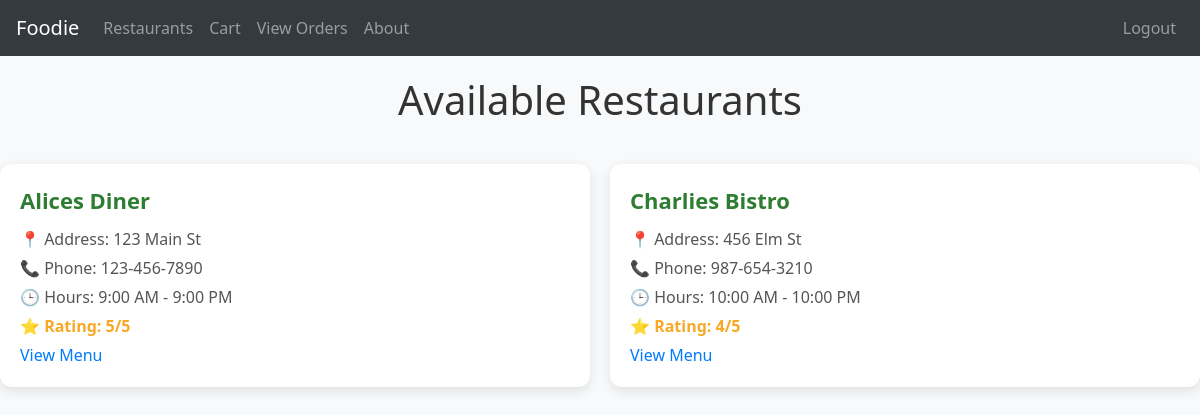
Before: /restaurants (signed in) with the older database file.
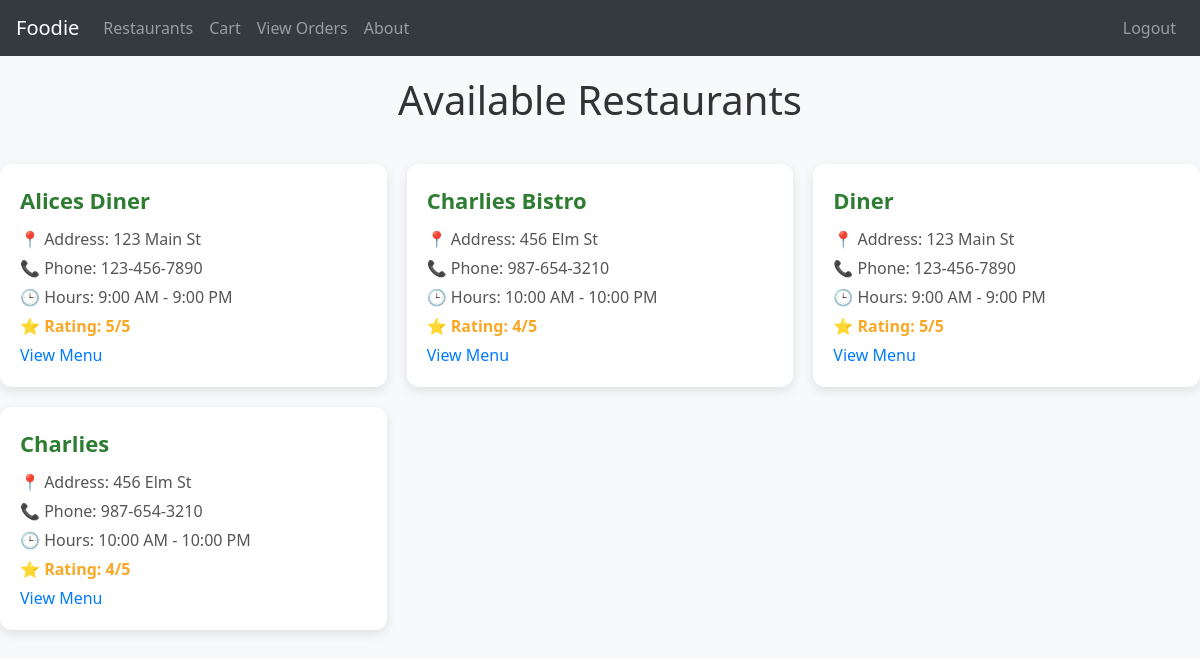
After: the same page with the newer database file.
### tables this page shows
CREATE TABLE Reviews (
    ReviewID INTEGER PRIMARY KEY AUTOINCREMENT,
    UserID INTEGER NOT NULL,
    RestaurantID INTEGER NOT NULL,
    Rating INTEGER CHECK(Rating BETWEEN 1 AND 5) NOT NULL,
    Comment TEXT,
    ReviewDate DATETIME DEFAULT CURRENT_TIMESTAMP,
    FOREIGN KEY (UserID) REFERENCES Users(UserID),
    FOREIGN KEY (RestaurantID) REFERENCES Restaurants(RestaurantID)
);

CREATE TABLE Restaurants (
    RestaurantID INTEGER PRIMARY KEY AUTOINCREMENT,
    OwnerID INTEGER NOT NULL,
    Name TEXT NOT NULL,
    Address TEXT NOT NULL,
    PhoneNumber TEXT NOT NULL,
    OpeningHours TEXT NOT NULL,
    FOREIGN KEY (OwnerID) REFERENCES Users(UserID)
);

### app.py (the view)
@app.route('/restaurants')
@login_required
def restaurants():
    restaurants = get_restaurants()
    print(restaurants)
    return render_template('restaurants.html', restaurants=restaurants)

### app.py (called while the page is built)
def login_required(f):
    @wraps(f)
    def decorated_function(*args, **kwargs):
        if 'UserID' not in session:
            return redirect(url_for('signin'))
        return f(*args, **kwargs)
    return decorated_function

### appUtils.py (called while the page is built)
def get_db_connection():
    conn = sqlite3.connect('database.db')
    conn.row_factory = sqlite3.Row  # Makes fetching results easier
    return conn

def get_restaurants():
    conn = get_db_connection()
    cursor = conn.cursor()
    cursor.execute("SELECT * FROM Restaurants JOIN Reviews ON Restaurants.RestaurantID = Reviews.RestaurantID")
    restaurants = cursor.fetchall()  # returns a list of all rows in the table
    conn.close()
    return restaurants # Return the list of restaurants

### templates/restaurants.html (shortened to what this page needs)
<!DOCTYPE html>
<html lang="en">
<head>
    <link rel="stylesheet" href="{{ url_for('static', filename='style.css') }}">
    <link rel="stylesheet" href="https://stackpath.bootstrapcdn.com/bootstrap/4.5.2/css/bootstrap.min.css">
</head>
<body>
    <nav class="navbar navbar-expand-lg navbar-dark bg-dark">
        <a class="navbar-brand" href="{{ url_for('about') }}">Foodie</a>
        <div class="collapse navbar-collapse" id="navbarNav">
            <ul class="navbar-nav mr-auto">
                {% if (session.get('Role') == 'Admin' or session.get('Role') == 'Customer') %}
                <li class="nav-item">
                    <a class="nav-link" href="{{ url_for('restaurants') }}">Restaurants</a>
                </li>
                <li class="nav-item">
                    <a class="nav-link" href="{{ url_for('cart') }}">Cart</a>
                </li>
                <li class="nav-item">
                    <a class="nav-link" href="{{ url_for('my_orders') }}">View Orders</a>
                </li>
                {% endif %}
                <li class="nav-item">
                    <a class="nav-link" href="{{ url_for('about') }}">About</a>
                </li>
            </ul>
            <ul class="navbar-nav">
                {% if session.get('UserID') %}
                <li class="nav-item">
                    <a class="nav-link" href="{{ url_for('logout') }}">Logout</a>
                </li>
                {% else %}
                <li class="nav-item">
                    <a class="nav-link" href="{{ url_for('signin') }}">Login</a>
                </li>
                {% endif %}
            </ul>
        </div>
    </nav>
    <h1>Available Restaurants</h1>
    <div class="restaurant-container">
        {% for restaurant in restaurants %}
            <div class="restaurant-card">
                <div class="restaurant-name">{{ restaurant['name'] }}</div>
                <div class="restaurant-info">📍 Address: {{ restaurant['address'] }}</div>
                <div class="restaurant-info">📞 Phone: {{ restaurant['PhoneNumber'] }}</div>
                <div class="restaurant-info">🕒 Hours: {{ restaurant['openinghours'] }}</div>
                <div class="restaurant-info rating">⭐ Rating: {{ restaurant['rating'] }}/5</div>
                <a href="{{ url_for('show_menu', restaurant_id=restaurant['restaurantid']) }}">View Menu</a>
            </div>
        {% endfor %}
    </div>
</body>
</html>

Changed rows visible on the page:
added Reviews: name "Diner", address "123 Main St", PhoneNumber "123-456-7890", openinghours "9:00 AM - 9:00 PM", rating "5"
added Reviews: name "Charlies", address "456 Elm St", PhoneNumber "987-654-3210", openinghours "10:00 AM - 10:00 PM", rating "4"
